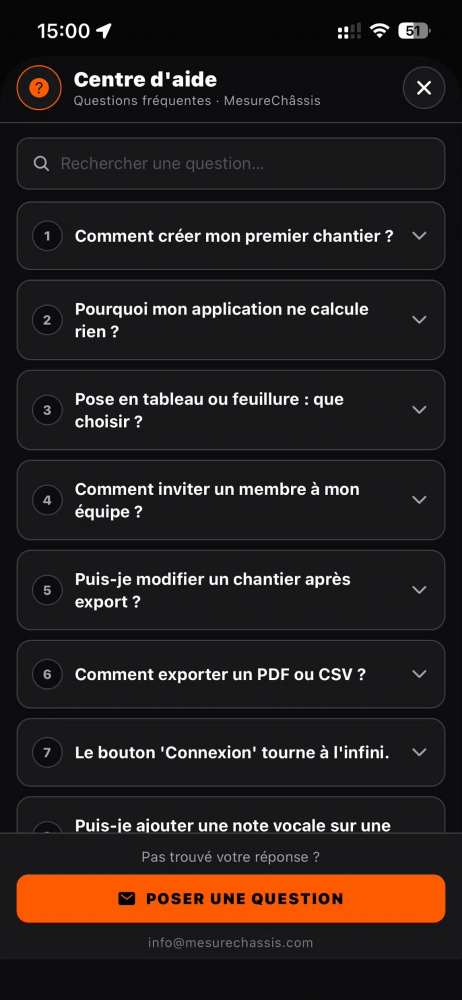
#> input picture appstore_submission/raw/img1_faq.webp, 924 x 2000 px, found by its file name (shown at 1/2 size)
$ python pipeline.py
#> lines starting #> are read from the running program, lines starting #| are printed output that depends on the picture
"""
MesureChâssis - Pipeline de préparation pour soumission App Store
- Redimensionne 7 captures en 1290×2796
- Floute l'ID utilisateur sur le Dashboard
- Génère 2 vidéos App Preview (Apple + Social/TikTok)
"""
import os
from pathlib import Path
from PIL import Image, ImageDraw, ImageFilter, ImageFont
import subprocess
import math

BASE = Path("/app/appstore_submission")
RAW = BASE / "raw"
OUT = BASE / "output"
FRAMES = BASE / "frames"
OUT.mkdir(exist_ok=True)
FRAMES.mkdir(exist_ok=True)

# ============================================================
# CONSTANTES APPLE
# ============================================================
APPLE_W, APPLE_H = 1290, 2796   # iPhone 6.9" - format Apple obligatoire

# ============================================================
# STAGE 1 - Resize static screenshots to 1290x2796
# ============================================================
def resize_for_apple(src, dst, blur_region=None):
    """
    Redimensionne une image pour Apple 1290x2796 en préservant le ratio.
    Padding noir si nécessaire.
    Blur optionnel d'une zone (x1,y1,x2,y2) en fraction 0-1.
    """
    img = Image.open(src).convert("RGB")
    src_w, src_h = img.size
#> src_w = 924; src_h = 2000

    # Apply blur BEFORE resize (on source coordinates)
    if blur_region:
        x1, y1, x2, y2 = blur_region
        bx1 = int(x1 * src_w); by1 = int(y1 * src_h)
        bx2 = int(x2 * src_w); by2 = int(y2 * src_h)
        area = img.crop((bx1, by1, bx2, by2))
        area_blurred = area.filter(ImageFilter.GaussianBlur(radius=18))
        img.paste(area_blurred, (bx1, by1))

    # Fit to Apple canvas
    src_ratio = src_w / src_h
#> src_ratio = 0.462
    target_ratio = APPLE_W / APPLE_H
    if src_ratio > target_ratio:
        # Trop large - on scale sur largeur
        new_w = APPLE_W
        new_h = int(APPLE_W / src_ratio)
#> new_h = 2792
    else:
        # Trop haute ou même ratio - on scale sur hauteur
        new_h = APPLE_H
        new_w = int(APPLE_H * src_ratio)

    resized = img.resize((new_w, new_h), Image.LANCZOS)
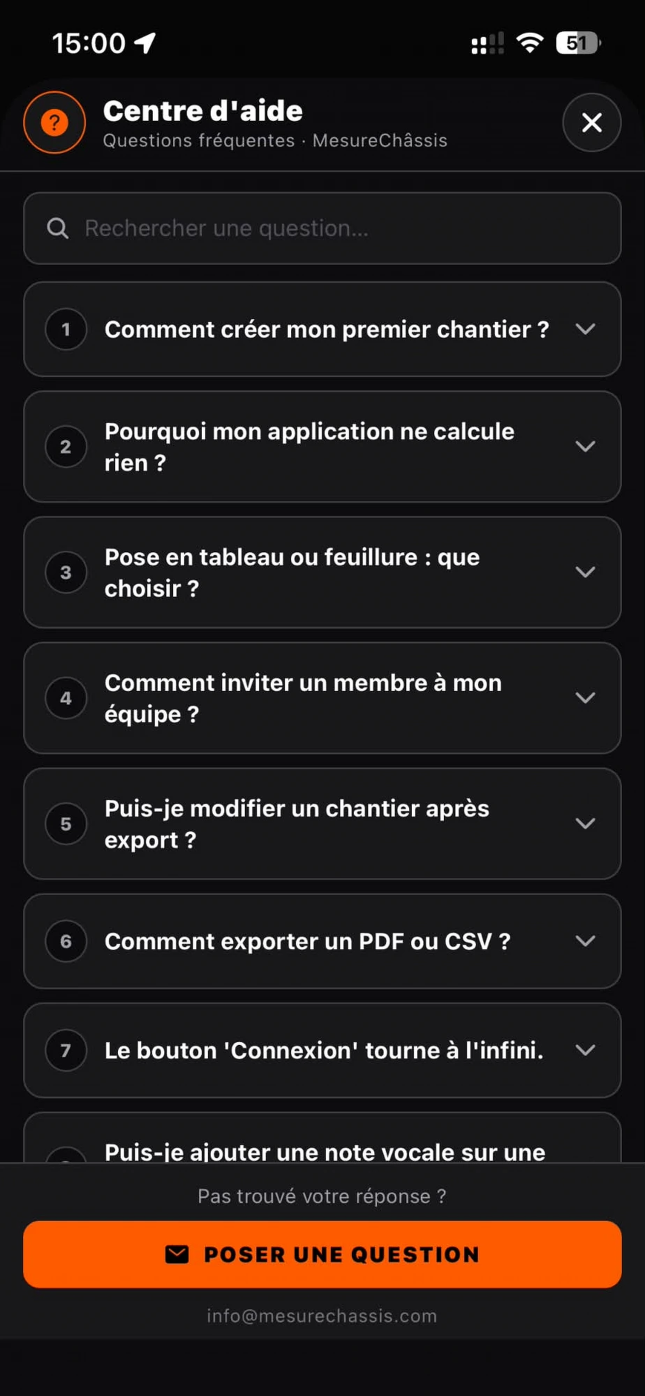
#> resized: PIL image 1290x2792 RGB (shown at 1/2 size); mean R, G, B 38.3, 31.1, 29.2
    canvas = Image.new("RGB", (APPLE_W, APPLE_H), (0, 0, 0))
#> canvas: PIL image 1290x2796 RGB; every value is 0
    px = (APPLE_W - new_w) // 2
    py = (APPLE_H - new_h) // 2
#> py = 2
    canvas.paste(resized, (px, py))
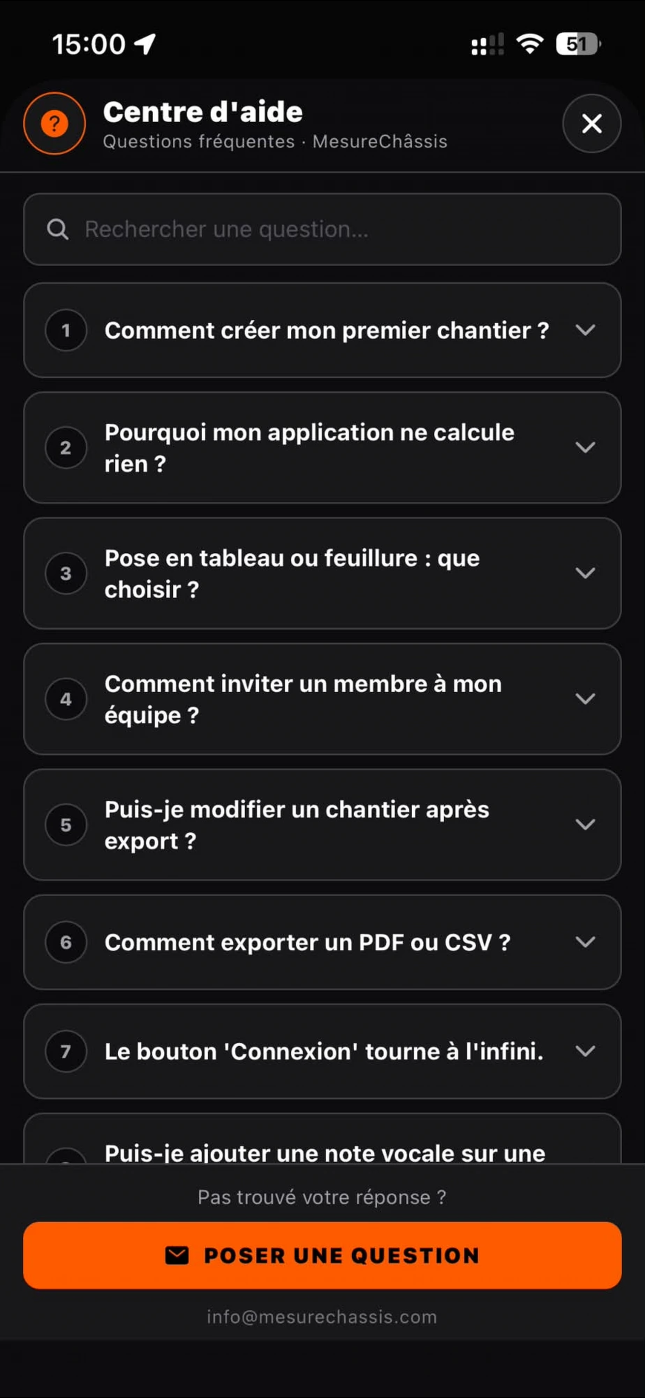
#> canvas: PIL image 1290x2796 RGB (shown at 1/2 size); mean R, G, B 38.2, 31, 29.1
    canvas.save(dst, "PNG", optimize=True)
    return canvas

print("=== STAGE 1: Resize 7 static screenshots to 1290x2796 ===")
static_files = [
    ("img1_faq.webp", "01_faq.png", None),
    ("img2_chantier_exports.webp", "02_chantier_exports.png", None),
    ("img3_selection.webp", "03_selection.png", None),
    ("img4_login.webp", "04_login.png", None),
    # ID "MICHEL-PEZZUTO-2FC737" blur coords validated visually
    ("img5_dashboard.webp", "05_dashboard.png", (0.03, 0.155, 0.55, 0.185)),
    ("img6_chantier_detail.webp", "06_chantier_detail.png", None),
    ("img7_ia_import.webp", "07_ia_import.png", None),
]
resized_dir = BASE / "resized"
resized_dir.mkdir(exist_ok=True)
for src_name, dst_name, blur in static_files:
    src = RAW / src_name
    dst = resized_dir / dst_name
    resize_for_apple(src, dst, blur)
    print(f"  ✓ {dst_name}")
#> pass 2 of the loop `for src_name, dst_name, blur in static_files:`:
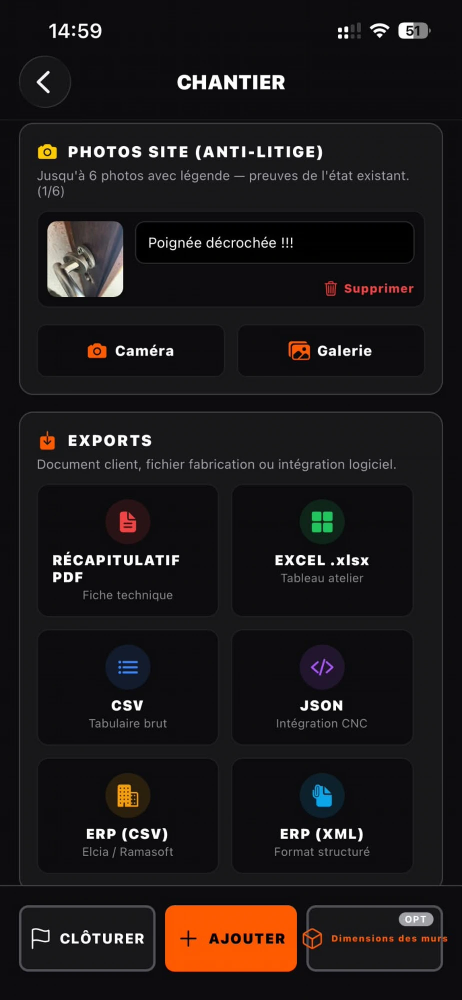
#> input picture appstore_submission/raw/img2_chantier_exports.webp, 924 x 2000 px, found by its file name (shown at 1/2 size)
#> in resize_for_apple (call 2), `canvas.paste(resized, (px, py))`:
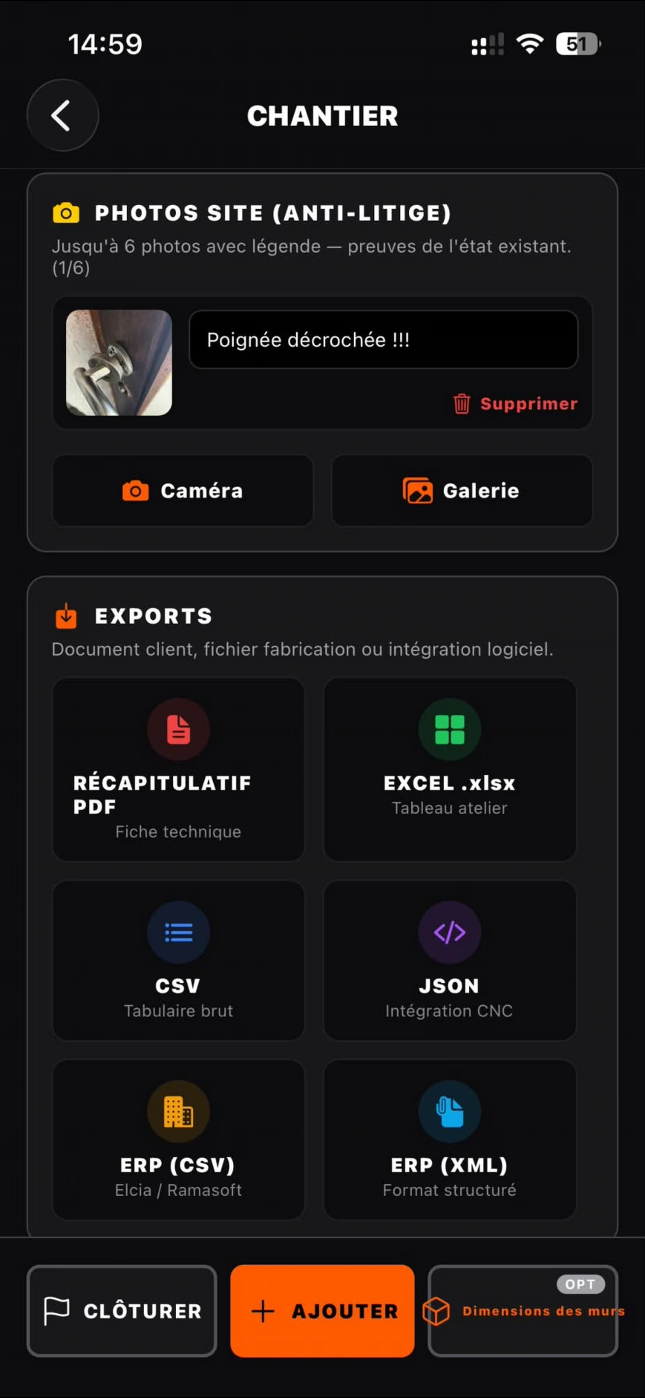
#> canvas: PIL image 1290x2796 RGB (shown at 1/2 size); mean R, G, B 28.6, 24.7, 25.1
#> pass 3 of the loop `for src_name, dst_name, blur in static_files:`:
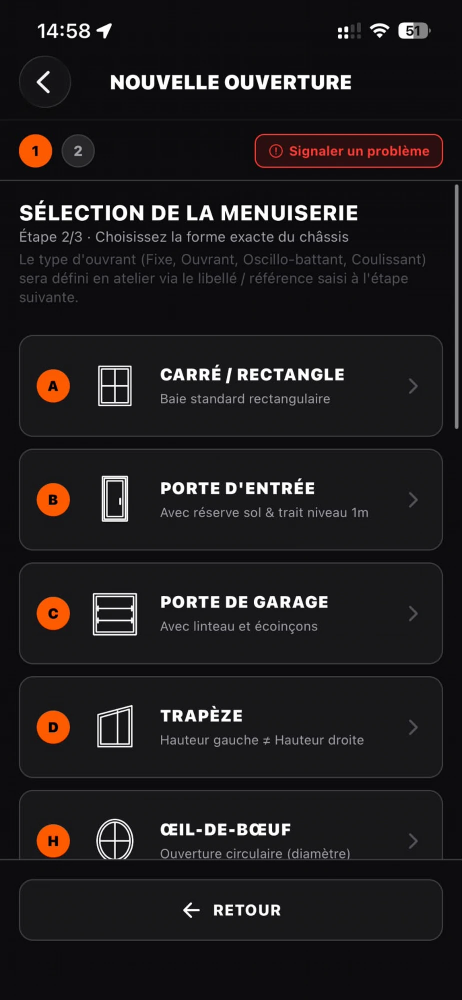
#> input picture appstore_submission/raw/img3_selection.webp, 924 x 2000 px, found by its file name (shown at 1/2 size)
#> in resize_for_apple (call 3), `canvas.paste(resized, (px, py))`:
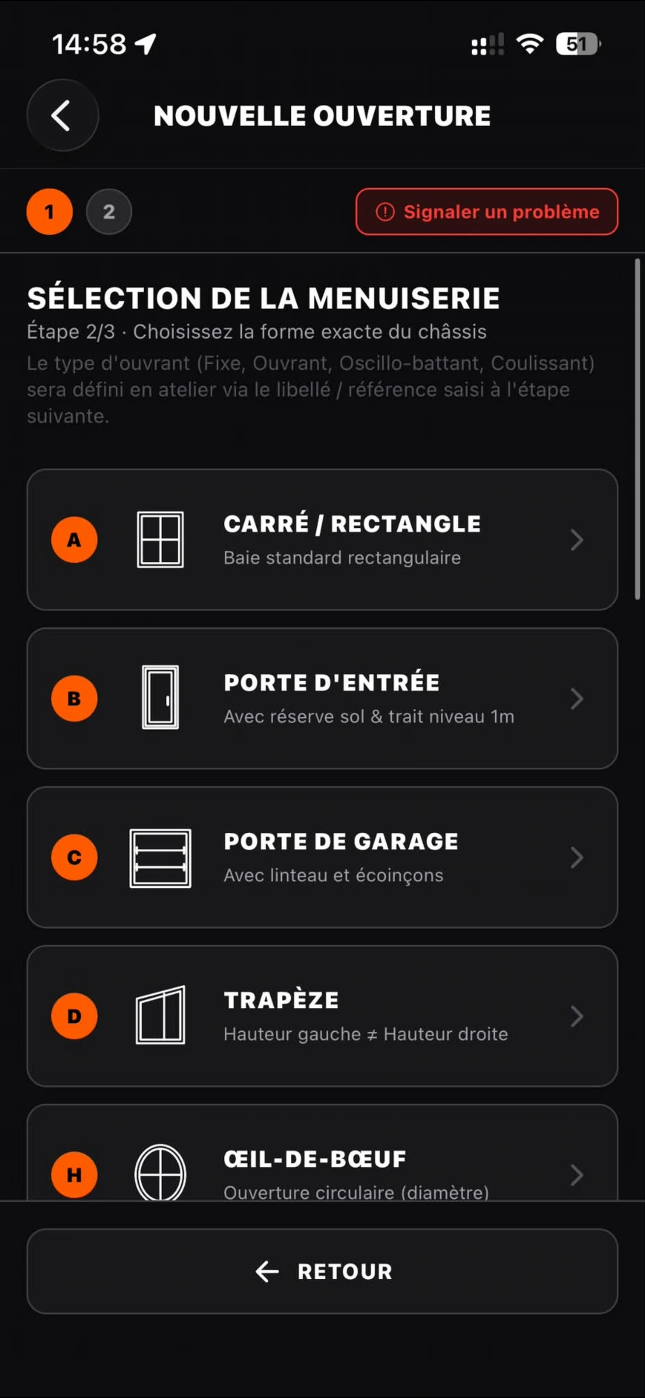
#> canvas: PIL image 1290x2796 RGB (shown at 1/2 size); mean R, G, B 30.3, 27.4, 28.7
#> (the run stopped early here; a loop or call above may not have finished)
